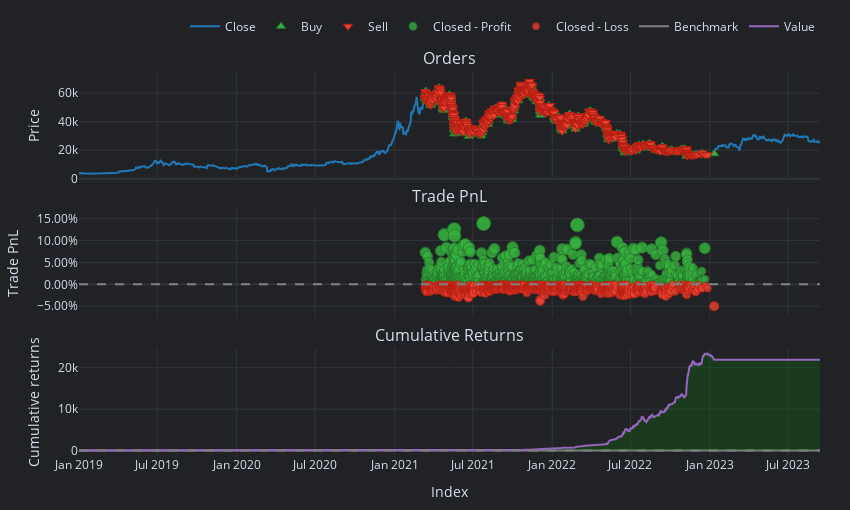

Source (notebook cell):
### Code cell
supertrend_pf.resample('1d').plot().show()
# supertrend_pf.plot().shows()

### Figure 1 — Plotly figure (JSON) as saved in the notebook; plotly's stock layout.template omitted (floating-point values rounded to 4 significant figures; data arrays with more than 128 entries replaced by an {"elided": "..."} marker saying what was removed)
{"data": [{"legendgroup": "0", "line": {"color": "#1f77b4"}, "mode": "lines", "name": "Close", "showlegend": true, "type": "scatter", "uid": "9a805d3f-1887-4dbe-a0fd-56064df87d89", "x": {"elided": "1717 str values"}, "xaxis": "x", "y": {"elided": "1717 float values"}, "yaxis": "y"}, {"customdata": {"elided": "1056x9 mixed values"}, "hovertemplate": "<br>Order Id: %{customdata[0]}\n<br>Signal Index: %{customdata[1]}\n<br>Creation Index: %{customdata[2]}\n<br>Fill Index: %{customdata[3]}\n<br>Size: %{customdata[4]:,}\n<br>Price: %{customdata[5]:,}\n<br>Fees: %{customdata[6]:,}\n<br>Type: %{customdata[7]}\n<br>Stop Type: %{customdata[8]}", "marker": {"color": "#37B13F", "line": {"color": "rgb(38,123,44)", "width": 1}, "size": 8, "symbol": "triangle-up"}, "mode": "markers", "name": "Buy", "type": "scatter", "uid": "e031ddd4-ee39-4430-a2cc-df28161f52c9", "x": {"elided": "1056 str values"}, "xaxis": "x", "y": {"elided": "1056 float values"}, "yaxis": "y"}, {"customdata": {"elided": "1056x9 mixed values"}, "hovertemplate": "<br>Order Id: %{customdata[0]}\n<br>Signal Index: %{customdata[1]}\n<br>Creation Index: %{customdata[2]}\n<br>Fill Index: %{customdata[3]}\n<br>Size: %{customdata[4]:,}\n<br>Price: %{customdata[5]:,}\n<br>Fees: %{customdata[6]:,}\n<br>Type: %{customdata[7]}\n<br>Stop Type: %{customdata[8]}", "marker": {"color": "#EA4335", "line": {"color": "rgb(181,31,18)", "width": 1}, "size": 8, "symbol": "triangle-down"}, "mode": "markers", "name": "Sell", "type": "scatter", "uid": "70452225-49b3-4070-a2e5-abbbffa45116", "x": {"elided": "1056 str values"}, "xaxis": "x", "y": {"elided": "1056 float values"}, "yaxis": "y"}, {"customdata": {"elided": "1014x5 mixed values"}, "hovertemplate": "<br>Exit Trade Id: %{customdata[0]}\n<br>Position Id: %{customdata[1]}\n<br>Exit Index: %{customdata[2]}\n<br>PnL: %{customdata[3]:,}\n<br>Return: %{customdata[4]:,%}", "marker": {"color": "#37B13F", "line": {"color": "rgb(38,123,44)", "width": 1}, "opacity": {"elided": "1014 float values"}, "size": {"elided": "1014 float values"}, "symbol": "circle"}, "mode": "markers", "name": "Closed - Profit", "type": "scatter", "uid": "5088f59e-dd82-450c-aec0-66d8a9ad137a", "x": {"elided": "1014 str values"}, "xaxis": "x2", "y": {"elided": "1014 float values"}, "yaxis": "y2"}, {"customdata": {"elided": "1097x5 mixed values"}, "hovertemplate": "<br>Exit Trade Id: %{customdata[0]}\n<br>Position Id: %{customdata[1]}\n<br>Exit Index: %{customdata[2]}\n<br>PnL: %{customdata[3]:,}\n<br>Return: %{customdata[4]:,%}", "marker": {"color": "#EA4335", "line": {"color": "rgb(181,31,18)", "width": 1}, "opacity": {"elided": "1097 float values"}, "size": {"elided": "1097 float values"}, "symbol": "circle"}, "mode": "markers", "name": "Closed - Loss", "type": "scatter", "uid": "911211dc-2460-406d-bffc-5d85dc2ffcbc", "x": {"elided": "1097 str values"}, "xaxis": "x2", "y": {"elided": "1097 float values"}, "yaxis": "y2"}, {"legendgroup": "1", "line": {"color": "#7f7f7f"}, "mode": "lines", "name": "Benchmark", "showlegend": true, "type": "scatter", "uid": "36d96d18-17c4-487f-a90c-1cffd19463aa", "x": {"elided": "1717 str values"}, "xaxis": "x3", "y": {"elided": "1717 float values"}, "yaxis": "y3"}, {"hoverinfo": "skip", "line": {"color": "rgba(0, 0, 0, 0)", "width": 0}, "mode": "lines", "opacity": 0, "showlegend": false, "type": "scatter", "uid": "35ecebba-b9e7-49af-af6f-205eb8746ffb", "x": {"elided": "1717 str values"}, "xaxis": "x3", "y": {"elided": "1717 int values"}, "yaxis": "y3"}, {"connectgaps": false, "fill": "tonexty", "fillcolor": "rgba(0, 128, 0, 0.25)", "hoverinfo": "skip", "line": {"color": "rgba(0, 0, 0, 0)", "width": 0}, "mode": "lines", "opacity": 0, "showlegend": false, "type": "scatter", "uid": "4d0aea85-0747-4598-a107-15a7f4384a1f", "x": {"elided": "1717 str values"}, "xaxis": "x3", "y": {"elided": "1717 float values"}, "yaxis": "y3"}, {"hoverinfo": "skip", "line": {"color": "rgba(0, 0, 0, 0)", "width": 0}, "mode": "lines", "opacity": 0, "showlegend": false, "type": "scatter", "uid": "617648c4-2135-4ff3-a65c-a9e3e12c4457", "x": {"elided": "1717 str values"}, "xaxis": "x3", "y": {"elided": "1717 int values"}, "yaxis": "y3"}, {"connectgaps": false, "fill": "tonexty", "fillcolor": "rgba(255, 0, 0, 0.25)", "hoverinfo": "skip", "line": {"color": "rgba(0, 0, 0, 0)", "width": 0}, "mode": "lines", "opacity": 0, "showlegend": false, "type": "scatter", "uid": "7d5116fd-b906-4b22-b951-856c64f18add", "x": {"elided": "1717 str values"}, "xaxis": "x3", "y": {"elided": "1717 float values"}, "yaxis": "y3"}, {"legendgroup": "2", "line": {"color": "#9467bd"}, "mode": "lines", "name": "Value", "showlegend": true, "type": "scatter", "uid": "625198bd-6539-4a95-8334-80721cdb62f1", "x": {"elided": "1717 str values"}, "xaxis": "x3", "y": {"elided": "1717 float values"}, "yaxis": "y3"}, {"hoverinfo": "skip", "line": {"color": "rgba(0, 0, 0, 0)", "width": 0}, "mode": "lines", "opacity": 0, "showlegend": false, "type": "scatter", "uid": "da717ad3-5715-4d6e-95bd-4d720a64a9b3", "x": {"elided": "1717 str values"}, "xaxis": "x3", "y": {"elided": "1717 int values"}, "yaxis": "y3"}], "layout": {"annotations": [{"font": {"size": 16}, "showarrow": false, "text": "Orders", "x": 0.5, "xanchor": "center", "xref": "paper", "y": 1, "yanchor": "bottom", "yref": "paper"}, {"font": {"size": 16}, "showarrow": false, "text": "Trade PnL", "x": 0.5, "xanchor": "center", "xref": "paper", "y": 0.6405, "yanchor": "bottom", "yref": "paper"}, {"font": {"size": 16}, "showarrow": false, "text": "Cumulative Returns", "x": 0.5, "xanchor": "center", "xref": "paper", "y": 0.281, "yanchor": "bottom", "yref": "paper"}], "height": 510, "legend": {"orientation": "h", "traceorder": "normal", "x": 1, "xanchor": "right", "y": 1.078, "yanchor": "bottom"}, "margin": {"b": 30, "l": 30, "r": 30, "t": 30}, "shapes": [{"line": {"color": "gray", "dash": "dash"}, "type": "line", "x0": 0, "x1": 1, "xref": "paper", "y0": 0, "y1": 0, "yref": "y2"}, {"line": {"color": "gray", "dash": "dash"}, "type": "line", "x0": 0, "x1": 1, "xref": "paper", "y0": 1, "y1": 1, "yref": "y3"}], "showlegend": true, "width": 850, "xaxis": {"anchor": "y", "domain": [0, 1], "matches": "x3", "showticklabels": false}, "xaxis2": {"anchor": "y2", "domain": [0, 1], "matches": "x3", "showticklabels": false}, "xaxis3": {"anchor": "y3", "domain": [0, 1], "title": {"text": "Index"}}, "yaxis": {"anchor": "x", "domain": [0.719, 1], "title": {"text": "Price"}}, "yaxis2": {"anchor": "x2", "domain": [0.3595, 0.6405], "tickformat": ".2%", "title": {"text": "Trade PnL"}}, "yaxis3": {"anchor": "x3", "domain": [0, 0.281], "title": {"text": "Cumulative returns"}}}}
